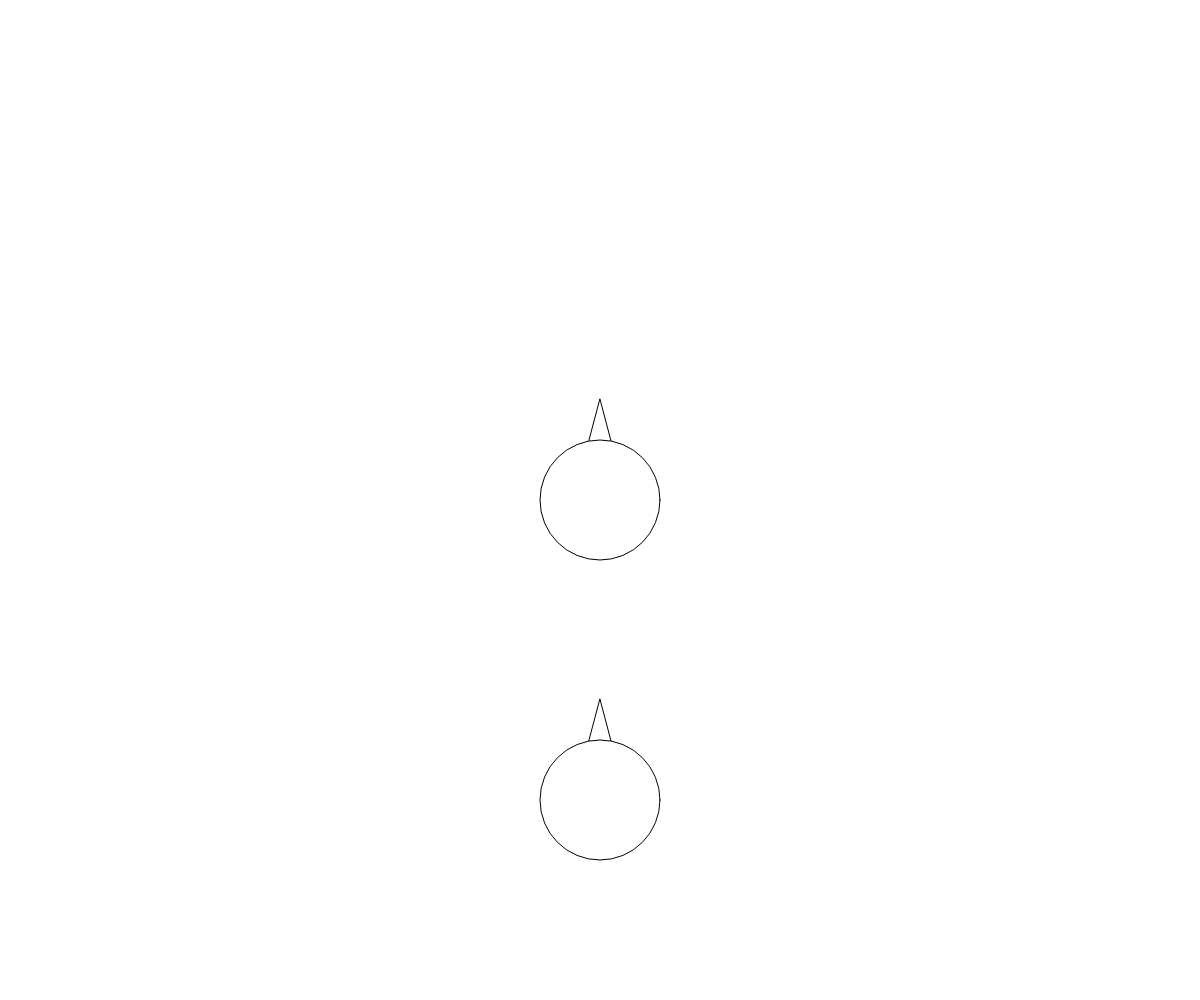
Frame 1 (no input)
Frame 60 (no input): identical to frame 1, image omitted
Frame 120 (the mouse pressed at the canvas centre since frame 60): identical to frame 1, image omitted

The p5.js sketch that drew this single still picture (run headless with seeded random() and noise() and a simulated clock; from frame 60 on, the mouse is pressed at the canvas centre):

// p5.js sketch
// ── sketch.js
const GRAVITY = 0.5;

let player1;
let player2;
let balls1 = [];
let balls2 = [];


function setup() {
  createCanvas(windowWidth, windowHeight);
	angleMode(DEGREES)
	
	player1 = {
		x : width * 0.5,
		y : height * 0.5,
		size : width * 0.05,
		velx : 0,
		vely : 0, 
		friction : 0.9,
		direction : 360,
		moving : false,
		carryball : true,

		render : function() {
			push();
			translate(this.x, this.y);
			rotate(this.direction);
			let sizetri = this.size * 0.6;
			triangle(-sizetri, sizetri, sizetri, sizetri, 0, -sizetri * 2.8);
			ellipse(0, 0, this.size * 2);
			pop();
		},

		update : function() {
			this.velx *= this.friction;
			this.vely *= this.friction;
			
			if(abs(this.velx) < 0.1) 
				this.velx = 0;
			
			if(abs(this.vely) < 0.1) 
				this.vely = 0;
			
			if(this.velx == 0 && this.vely == 0) 
				this.moving = false;
			else
				this.moving = true;
			
			this.x += this.velx;
			this.y += this.vely;
			
			if(this.x < this.size) {
				this.velx *= -1;
				this.x = this.size;
			}
			
			if(this.x > width - this.size) {
				this.velx *= -1;
				this.x = width - this.size;
			}
			
			if(this.y < this.size) {
				this.vely *= -1;
				this.y = this.size;
			}
			
			if(this.y > height - this.size) {
				this.vely *= -1;
				this.y = height - this.size;
			}
			
			if(dist(this.x, this.y, player2.x, player2.y) < (this.size + player2.size)) {
				this.velx *= -1;
				this.vely *= -1;
			}
			
			if(this.moving) {
				let new_direction = atan2(this.vely, this.velx) + 90;
				new_direction %= 360;
				if(new_direction < 0)
					new_direction += 360;
				
				let direction_difference = new_direction - this.direction;

				if(direction_difference < -180)
					direction_difference += 360;

				if(direction_difference > 180)
					direction_difference -= 360;

				this.direction += direction_difference * 0.07;
				
				this.direction %= 360;
				if(this.direction < 0)
					this.direction += 360;
			}
			
			
		},

		move : function(pushx, pushy) {
			this.velx += pushx;
			this.vely += pushy;
		},

		throwBall : function() {
			if(this.carryball) {
				ball = new Ball(this.x, this.y, sqrt(this.velx * this.velx + this.vely * this.vely) + random(8, 12), this.size * 0.4, this.direction, 50);
				balls1.push(ball);
				this.carryball = false;
			}
		},
		
		checkHit : function(_ball) {
			if(dist(this.x, this.y, _ball.x, _ball.y) < (this.size + _ball.size))
				return true;
		}
	}

	player2 = {
		x : width * 0.5,
		y : height * 0.8,
		size : width * 0.05,
		velx : 0,
		vely : 0, 
		friction : 0.9,
		direction : 0,
		moving : false,
		carryball : true,

		render : function() {
			push();
			translate(this.x, this.y);
			rotate(this.direction);
			let sizetri = this.size * 0.6;
			triangle(-sizetri, sizetri, sizetri, sizetri, 0, -sizetri * 2.8);
			ellipse(0, 0, this.size * 2);
			pop();
		},

		update : function() {
			this.velx *= this.friction;
			this.vely *= this.friction;
			
			if(abs(this.velx) < 0.1) 
				this.velx = 0;
			
			if(abs(this.vely) < 0.1) 
				this.vely = 0;
			
			if(this.velx == 0 && this.vely == 0) 
				this.moving = false;
			else
				this.moving = true;
			
			this.x += this.velx;
			this.y += this.vely;
			
			if(this.x < this.size) {
				this.velx *= -1;
				this.x = this.size;
			}
			
			if(this.x > width - this.size) {
				this.velx *= -1;
				this.x = width - this.size;
			}
			
			if(this.y < this.size) {
				this.vely *= -1;
				this.y = this.size;
			}
			
			if(this.y > height - this.size) {
				this.vely *= -1;
				this.y = height - this.size;
			}
			
			if(dist(this.x, this.y, player1.x, player1.y) < (this.size + player1.size)) {
				this.velx *= -1;
				this.vely *= -1;
			}
			
			if(this.moving) {
				let new_direction = atan2(this.vely, this.velx) + 90;
				new_direction %= 360;
				if(new_direction < 0)
					new_direction += 360;
				
				let direction_difference = new_direction - this.direction;

				if(direction_difference < -180)
					direction_difference += 360;

				if(direction_difference > 180)
					direction_difference -= 360;

				this.direction += direction_difference * 0.07;
				
				this.direction %= 360;
				if(this.direction < 0)
					this.direction += 360;
			}
		},

		move : function(pushx, pushy) {
			this.velx += pushx;
			this.vely += pushy;
		},

		throwBall : function() {
			if(this.carryball) {
				ball = new Ball(this.x, this.y, sqrt(this.velx * this.velx + this.vely * this.vely) + random(8, 12), this.size * 0.4, this.direction, 50);
				balls2.push(ball);
				this.carryball = false;
			}
		},
		
		checkHit : function(_ball) {
			if(dist(this.x, this.y, _ball.x, _ball.y) < (this.size + _ball.size))
				return true;
		}
	}
}

function draw() {
	background(255);
	
	player1.update();
	player1.render();
	player2.update();
	player2.render();
	
	let force = 0.5;
	if(keyIsDown(RIGHT_ARROW))
		player1.move(force, 0);
	if(keyIsDown(LEFT_ARROW))
		player1.move(-force, 0);
	if(keyIsDown(UP_ARROW))
		player1.move(0, -force);
	if(keyIsDown(DOWN_ARROW))
		player1.move(0, force);	
	if(keyIsDown(ENTER))		
		player1.throwBall();

	if(keyIsDown(68))
		player2.move(force, 0);
	if(keyIsDown(65))
		player2.move(-force, 0);
	if(keyIsDown(87))
		player2.move(0, -force);
	if(keyIsDown(83))
		player2.move(0, force);	
	if(keyIsDown(32))		
		player2.throwBall();
	
	let player2_hit = false;
	
	for(let i = 0; i < balls1.length; i++) {
		balls1[i].update();
		balls1[i].render();
		if(player2.checkHit(balls1[i])){
			player2_hit = true;
			balls1.splice(i, 1);
		} else if(balls1[i].h < 0) {
			balls1.splice(i, 1);
		}
	}
	
	let player1_hit = false;
	
	for(let i = 0; i < balls2.length; i++) {
		balls2[i].update();
		balls2[i].render();
		if(player1.checkHit(balls2[i])){
			player1_hit = true;
			balls2.splice(i, 1);
		} else if(balls2[i].h < 0) {
			balls2.splice(i, 1);
		}
	}
	
	if(player1_hit || player2_hit)
		text("Treffer", 10, 50);
}



class Ball {
	constructor(_x, _y, _vel, _size, _direction, _h) {
		this.x = _x;
		this.y = _y;
		this.vel = _vel;
		this.size = _size;
		this.direction = _direction;
		this.h = _h;
		this.velh = random(8, 12);
	}
	
	
	update() {
		this.x -= this.vel * cos(this.direction + 90);
		this.y -= this.vel * sin(this.direction + 90);
		this.velh -= GRAVITY;
		this.h += this.velh;
		if (this.h < 0)
			this.h = -1;
	}
	
	render() {
		push();
		translate(this.x, this.y);
		rotate(this.direction);
		let scale = map(this.h, 0, 250, 1, 2);
		ellipse(0, 0, this.size * 2 * scale);
		pop();
	}
}



function keyReleased(){
	player1.carryball = true;
	player2.carryball = true;
}
